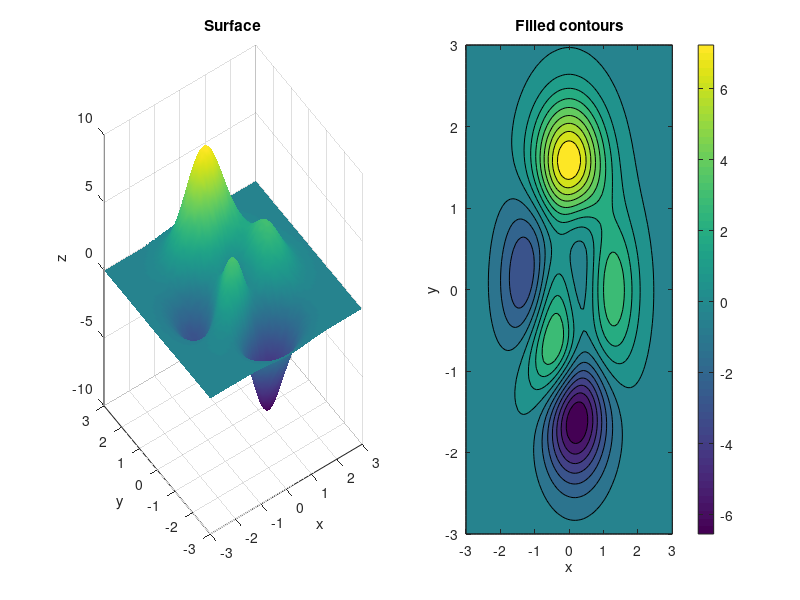

Recreate this plot in MATLAB.
[X, Y] = meshgrid(linspace(-3, 3, 80));
Z = 3*(1 - X).^2 .* exp(-X.^2 - (Y + 1).^2) - 10*(X/5 - X.^3 - Y.^5) .* exp(-X.^2 - Y.^2) ...
    - exp(-(X + 1).^2 - Y.^2)/3;

subplot(1, 2, 1);
surf(X, Y, Z);
shading interp;
title('Surface');
xlabel('x');
ylabel('y');
zlabel('z');
view(-35, 30);

subplot(1, 2, 2);
contourf(X, Y, Z, 16);
title('Filled contours');
xlabel('x');
ylabel('y');
colorbar;
